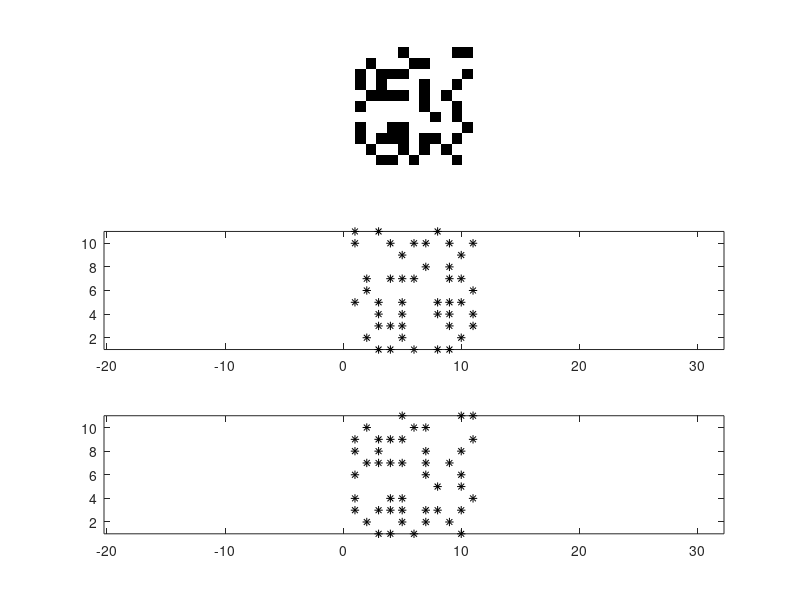

Write MATLAB code to recreate this figure. (Note: this script raises an error after producing the figure.)
function CS6640_Weeks_1_2
% CS6640 Weeks 1-2 Demo Matlab function

% Demo CS6640_show_images
figure(1);
clf
% CS6640_show_images('bottle_images');

rng('default');  % Initialize random seed

im = rand(11,11)<0.5;
im
im(2,4)

clf
subplot(3,1,1);
imshow(~im);
subplot(3,1,2);
[rows,cols] = find(im);
plot(rows,cols,'k*');
axis equal
subplot(3,1,3);
plot(cols,11-rows+1,'k*');
axis equal

class(im)
img = mat2gray(im);
class(img)
img = uint8(img);
class(img)

im1 = imread('bottle_images\image001.jpg');
class(im1)

% 3D images (density)
imd = CS6640_make_density(21,21,21);
CS6640_show_density(imd,0.01,0.3);
CS6640_show_density(imd,0.001,0.01);
CS6640_show_density(imd,0.0001,0.001);

% indexed images
clf
who
load('trees.mat');
who
size(X)
size(map);
imshow(X,map);
impixelinfo
plot(map(:,1),'r');
hold on
plot(map(:,2),'g');
plot(map(:,3),'b');
plot(64,map(64,1),'ko');
plot(64,map(64,2),'ko');
plot(64,map(64,3),'ko');
map(64,:)

trees_rgb = ind2rgb(X,map);
imshow(trees_rgb);
[trees_ind,map_ind] = rgb2ind(trees_rgb,128);
imshow(trees_ind,map_ind);
map2 = rand(128,3);
imshow(X,map2);
map2 = rand(128,3);
imshow(X,map2);

size(trees_rgb)
ims = trees_rgb(88:99,82:91,:)
imshow(ims)
impixelinfo
imshow(trees_rgb(:,:,1));

trees_hsv = rgb2hsv(trees_rgb);
imshow(trees_hsv);
imshow(trees_hsv(:,:,1));
imshow(trees_hsv(:,:,2));
imshow(trees_hsv(:,:,3));
figure(2)
imshow(rgb2gray(trees_rgb));

% slices
ims = CS6640_slices(trees_rgb);

% RGB to gray level coefficients
im1 = trees_rgb(101:150,101:150,:);
imr = im1(:,:,1);
img = im1(:,:,2);
imb = im1(:,:,3);
A = zeros(2500,3);
A(:,3) = imb(:);
A(:,2) = img(:);
A(:,1) = imr(:);
c = rand(3,1);
c = c/norm(c);
im2 = A*c;
im2i = reshape(im2,50,50);
figure(1);
imshow(im1);
figure(2);
clf
imshow(im2i);

% Finding the rgb2gray coefficients
im = ind2rgb(X,map);
img = rgb2gray(im);
b = img(:);
[M,N] = size(img)
size(b)
M*N
A = reshape(im,M*N,3);
coeffs = A\b

% 1D convolution
f = [1,2,3,4,5];
h = [5,4,3,2,1];
g = conv(f,h)

% 2D convolution
f = [1 2; 3 4]
h = [5 6; 7 8]
conv2(f,h)

tch = 0;
